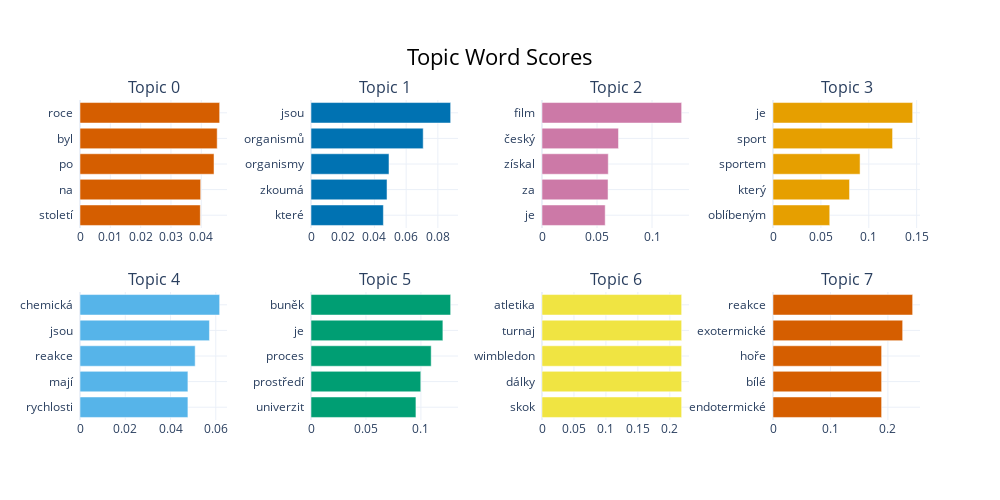

The code cell stored with this chart in its notebook:
### Code cell
model.visualize_barchart(top_n_topics=10)

### Figure 1 — Plotly figure (JSON) as saved in the notebook; plotly's stock layout.template omitted (floating-point values rounded to 4 significant figures)
{"data": [{"marker": {"color": "#D55E00"}, "orientation": "h", "type": "bar", "x": [0.03968, 0.03979, 0.04419, 0.04524, 0.04605], "xaxis": "x", "y": ["století  ", "na  ", "po  ", "byl  ", "roce  "], "yaxis": "y"}, {"marker": {"color": "#0072B2"}, "orientation": "h", "type": "bar", "x": [0.04565, 0.04794, 0.04918, 0.07075, 0.08806], "xaxis": "x2", "y": ["které  ", "zkoumá  ", "organismy  ", "organismů  ", "jsou  "], "yaxis": "y2"}, {"marker": {"color": "#CC79A7"}, "orientation": "h", "type": "bar", "x": [0.05744, 0.06003, 0.06024, 0.06954, 0.1269], "xaxis": "x3", "y": ["je  ", "za  ", "získal  ", "český  ", "film  "], "yaxis": "y3"}, {"marker": {"color": "#E69F00"}, "orientation": "h", "type": "bar", "x": [0.05925, 0.07991, 0.09093, 0.1249, 0.1458], "xaxis": "x4", "y": ["oblíbeným  ", "který  ", "sportem  ", "sport  ", "je  "], "yaxis": "y4"}, {"marker": {"color": "#56B4E9"}, "orientation": "h", "type": "bar", "x": [0.04769, 0.04769, 0.05089, 0.0572, 0.06171], "xaxis": "x5", "y": ["rychlosti  ", "mají  ", "reakce  ", "jsou  ", "chemická  "], "yaxis": "y5"}, {"marker": {"color": "#009E73"}, "orientation": "h", "type": "bar", "x": [0.09546, 0.09987, 0.1093, 0.12, 0.1271], "xaxis": "x6", "y": ["univerzit  ", "prostředí  ", "proces  ", "je  ", "buněk  "], "yaxis": "y6"}, {"marker": {"color": "#F0E442"}, "orientation": "h", "type": "bar", "x": [0.2185, 0.2185, 0.2185, 0.2185, 0.2185], "xaxis": "x7", "y": ["skok  ", "dálky  ", "wimbledon  ", "turnaj  ", "atletika  "], "yaxis": "y7"}, {"marker": {"color": "#D55E00"}, "orientation": "h", "type": "bar", "x": [0.1891, 0.1891, 0.1891, 0.2257, 0.2431], "xaxis": "x8", "y": ["endotermické  ", "bílé  ", "hoře  ", "exotermické  ", "reakce  "], "yaxis": "y8"}], "layout": {"annotations": [{"font": {"size": 16}, "showarrow": false, "text": "Topic 0", "x": 0.0875, "xanchor": "center", "xref": "paper", "y": 1, "yanchor": "bottom", "yref": "paper"}, {"font": {"size": 16}, "showarrow": false, "text": "Topic 1", "x": 0.3625, "xanchor": "center", "xref": "paper", "y": 1, "yanchor": "bottom", "yref": "paper"}, {"font": {"size": 16}, "showarrow": false, "text": "Topic 2", "x": 0.6375, "xanchor": "center", "xref": "paper", "y": 1, "yanchor": "bottom", "yref": "paper"}, {"font": {"size": 16}, "showarrow": false, "text": "Topic 3", "x": 0.9125, "xanchor": "center", "xref": "paper", "y": 1, "yanchor": "bottom", "yref": "paper"}, {"font": {"size": 16}, "showarrow": false, "text": "Topic 4", "x": 0.0875, "xanchor": "center", "xref": "paper", "y": 0.4, "yanchor": "bottom", "yref": "paper"}, {"font": {"size": 16}, "showarrow": false, "text": "Topic 5", "x": 0.3625, "xanchor": "center", "xref": "paper", "y": 0.4, "yanchor": "bottom", "yref": "paper"}, {"font": {"size": 16}, "showarrow": false, "text": "Topic 6", "x": 0.6375, "xanchor": "center", "xref": "paper", "y": 0.4, "yanchor": "bottom", "yref": "paper"}, {"font": {"size": 16}, "showarrow": false, "text": "Topic 7", "x": 0.9125, "xanchor": "center", "xref": "paper", "y": 0.4, "yanchor": "bottom", "yref": "paper"}], "height": 500, "hoverlabel": {"bgcolor": "white", "font": {"family": "Rockwell", "size": 16}}, "showlegend": false, "title": {"font": {"color": "Black", "size": 22}, "text": "Topic Word Scores", "x": 0.5, "xanchor": "center", "yanchor": "top"}, "width": 1000, "xaxis": {"anchor": "y", "domain": [0, 0.175], "showgrid": true}, "xaxis2": {"anchor": "y2", "domain": [0.275, 0.45], "showgrid": true}, "xaxis3": {"anchor": "y3", "domain": [0.55, 0.725], "showgrid": true}, "xaxis4": {"anchor": "y4", "domain": [0.825, 1], "showgrid": true}, "xaxis5": {"anchor": "y5", "domain": [0, 0.175], "showgrid": true}, "xaxis6": {"anchor": "y6", "domain": [0.275, 0.45], "showgrid": true}, "xaxis7": {"anchor": "y7", "domain": [0.55, 0.725], "showgrid": true}, "xaxis8": {"anchor": "y8", "domain": [0.825, 1], "showgrid": true}, "yaxis": {"anchor": "x", "domain": [0.6, 1], "showgrid": true}, "yaxis2": {"anchor": "x2", "domain": [0.6, 1], "showgrid": true}, "yaxis3": {"anchor": "x3", "domain": [0.6, 1], "showgrid": true}, "yaxis4": {"anchor": "x4", "domain": [0.6, 1], "showgrid": true}, "yaxis5": {"anchor": "x5", "domain": [0, 0.4], "showgrid": true}, "yaxis6": {"anchor": "x6", "domain": [0, 0.4], "showgrid": true}, "yaxis7": {"anchor": "x7", "domain": [0, 0.4], "showgrid": true}, "yaxis8": {"anchor": "x8", "domain": [0, 0.4], "showgrid": true}}}
